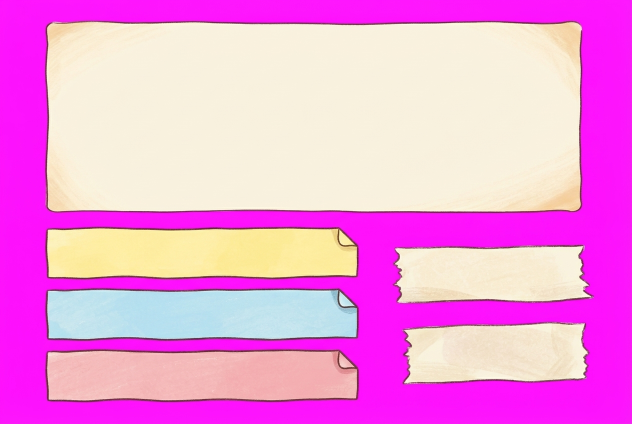
#> input picture assets/ui/casekey-pieces-higgsfield-original.png, 1264 x 848 px, found by its file name (shown at 1/2 size)
$ python cut-casekey-pieces.py
#> lines starting #> are read from the running program, lines starting #| are printed output that depends on the picture
"""Cut the 이번 사건의 열쇠 paper pieces (assets/ui/casekey-pieces-higgsfield-original.png, on magenta) into
assets/ui/casekey/: the key card, the yellow / blue / pink notes and a piece of tape, each cropped to its drawing;
and a repeating graph-paper tile from the middle of assets/ui/graph-paper-higgsfield-original.png (8 x 8 squares,
cut halfway between pencil lines so the lines carry on across the seams)."""
import os
from PIL import Image

def key(im):
    W, H = im.size
#> W = 1264; H = 848
    out = Image.new('RGBA', im.size)
#> out: PIL image 1264x848 RGBA; every value is 0
    src, dst = im.load(), out.load()
    for y in range(H):
        for x in range(W):
            r, g, b = src[x, y]
            k = min(r, b) - g                      # 255 on pure magenta, below 0 on the drawing
            a = 1.0 if k < 60 else 0.0 if k > 170 else (170 - k) / 110
            if a <= 0: dst[x, y] = (0, 0, 0, 0); continue
            if a < 1:                              # un-mix the magenta from the edge
                r = (r - (1 - a) * 255) / a; b = (b - (1 - a) * 255) / a
            dst[x, y] = (max(0, min(255, round(r))), g, max(0, min(255, round(b))), round(a * 255))
    return out

os.makedirs('assets/ui/casekey', exist_ok=True)
sheet = key(Image.open('assets/ui/casekey-pieces-higgsfield-original.png').convert('RGB'))
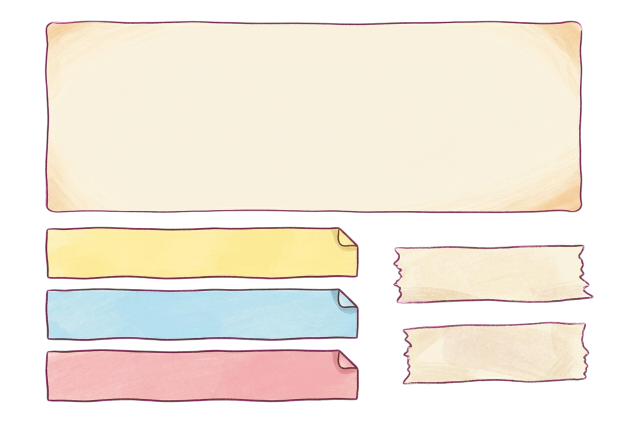
#> sheet: PIL image 1264x848 RGBA (shown at 1/2 size); mean R, G, B, A 150.3, 142.1, 130.1, 161; transparent parts drawn white
# rough regions on the 1264 x 848 sheet; each is cropped to its drawing with a 2px margin
REGIONS = {'card': (0, 0, 1264, 440), 'note-yellow': (0, 440, 760, 570), 'note-blue': (0, 570, 760, 690),
           'note-pink': (0, 690, 760, 848), 'tape': (760, 470, 1264, 630)}
for name, box in REGIONS.items():
    part = sheet.crop(box)
    l, t, r, b = part.getchannel('A').point(lambda v: 255 if v > 64 else 0).getbbox()
    part = part.crop((max(0, l - 2), max(0, t - 2), r + 2, b + 2))
    if name == 'card': part = part.resize((part.width // 2, part.height // 2), Image.LANCZOS)
    part.save(f'assets/ui/casekey/{name}.webp', quality=92)
    print(name, part.size)
#> this loop made 5 passes
#> (l, t, r, b) on passes 1 to 5: (90, 41, 1165, 426), (90, 14, 718, 119), (90, 6, 718, 112), (90, 8, 718, 115), (26, 19, 427, 137)
#> pass 1, `part = sheet.crop(box)`:
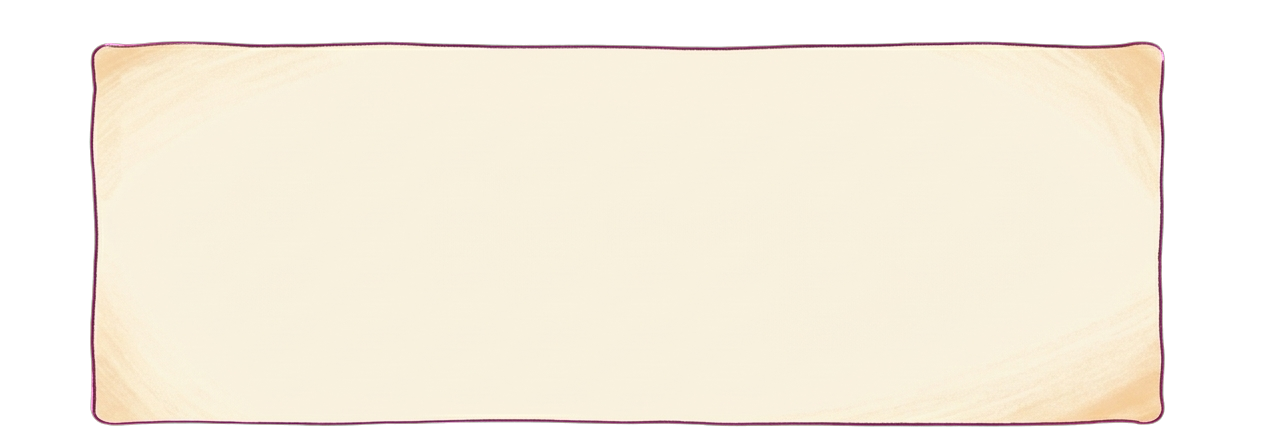
#> part: PIL image 1264x440 RGBA; mean R, G, B, A 179.9, 172.7, 158.5, 186.4; transparent parts drawn white
#> pass 1, `part = part.crop((max(0, l - 2), max(0, t - 2), r + 2, b + 2))`:
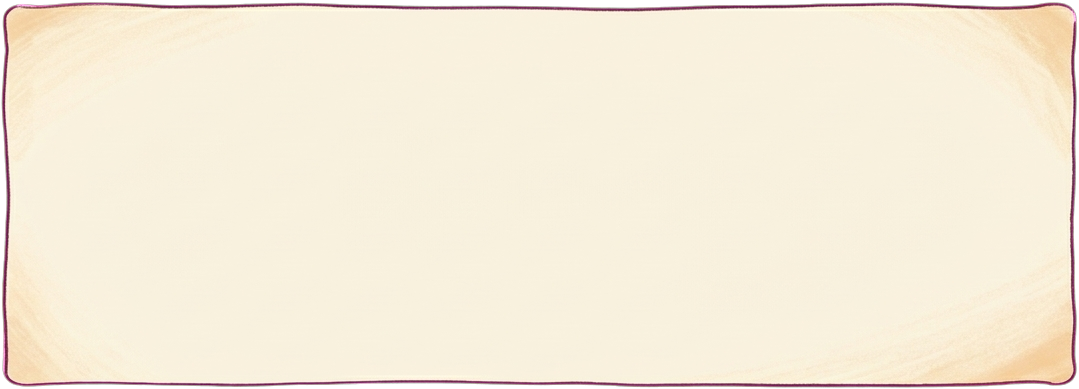
#> part: PIL image 1079x389 RGBA; mean R, G, B, A 238.4, 228.9, 210.1, 247; transparent parts drawn white
#> pass 1, `if name == 'card': part = part.resize((part.width // 2, part.height //..`:
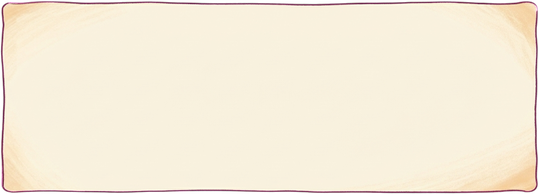
#> part: PIL image 539x194 RGBA; mean R, G, B, A 239.6, 229.1, 211, 246.9; transparent parts drawn white
#> pass 2, `part = sheet.crop(box)`:
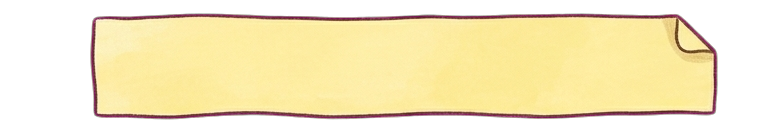
#> part: PIL image 760x130 RGBA; mean R, G, B, A 153.2, 140, 96.9, 161; transparent parts drawn white
#> after the loop:
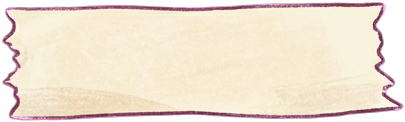
#> part: PIL image 405x122 RGBA; mean R, G, B, A 201.8, 188.2, 171.2, 214.7; transparent parts drawn white

#> (the run stopped early here; a loop or call above may not have finished)

$ run again, with assets/ui/case-folder-parts-v2-higgsfield-original.png copied over assets/ui/casekey-pieces-higgsfield-original.png
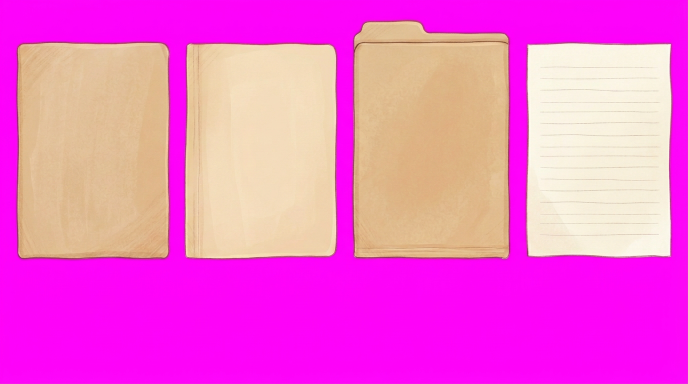
#> input picture assets/ui/case-folder-parts-v2-higgsfield-original.png, 1376 x 768 px, found by its file name (shown at 1/2 size)
#> W = 1376; H = 768
#> out: PIL image 1376x768 RGBA; every value is 0
